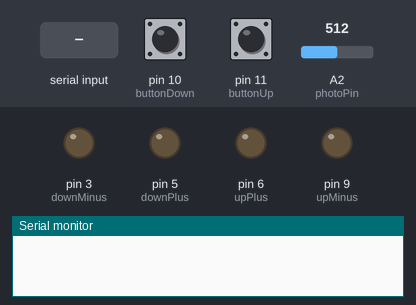
The sketch below on a simulated Arduino Uno, built with avr-gcc and run on an emulated ATmega328P. Shown: output pins drawn as LEDs (lit = HIGH), the last lines printed to the serial monitor. The test bench sets the inputs (shaded band); at power-on: pin 10 (buttonDown) HIGH, pin 11 (buttonUp) HIGH, A2 (photoPin) = 512.

Above: at 1.2 s.
1.3 s: pin 10 (buttonDown) pulled LOW for 0.15 s
At 1.37 s:
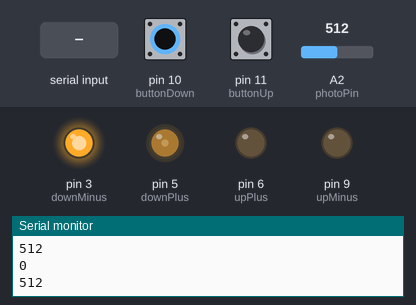
2.9 s: pin 11 (buttonUp) pulled LOW for 0.15 s
At 2.97 s:
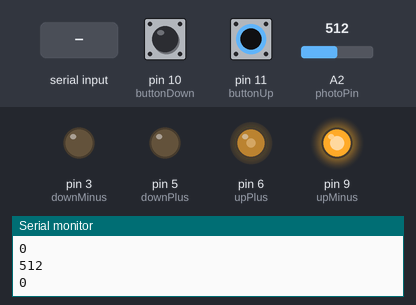
4.5 s: "2" received over Serial
At 6.5 s:
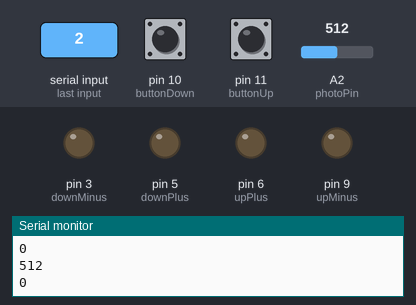
7.1 s: pin 10 (buttonDown) pulled LOW for 3.2 s
At 7.6 s:
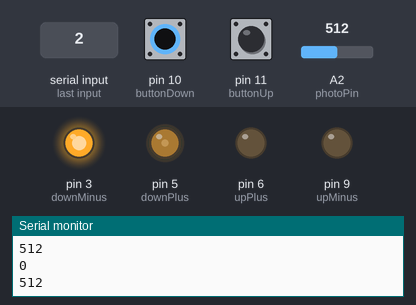
11.8 s: pin 11 (buttonUp) pulled LOW for 3.2 s
At 12.4 s:
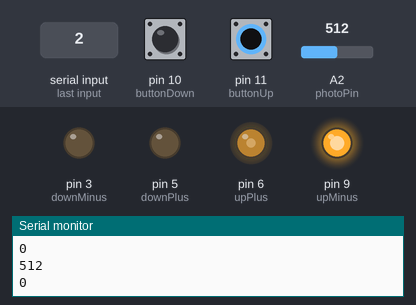
Timing chart, 0 to 16.5 s (numbered marks = the images above; inputs shaded):
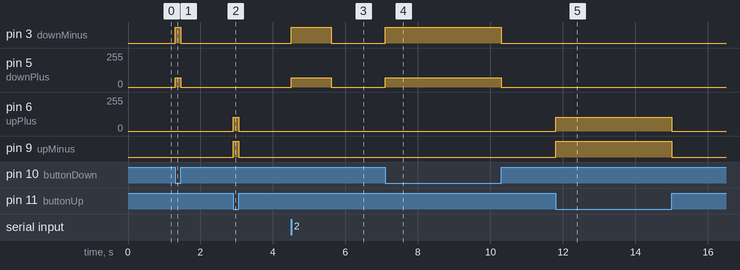

Measured:
- after the input at 1.3 s, pin 3 (downMinus): LOW → HIGH at once, → LOW 0.16 s later; pin 5 (downPlus): 0/255 → 70/255 at once, → 0/255 0.16 s later
- after the input at 2.9 s, pin 6 (upPlus): 0/255 → 105/255 at once, → 0/255 0.15 s later; pin 9 (upMinus): LOW → HIGH at once, → LOW 0.15 s later
- after the input at 4.5 s, pin 3 (downMinus): LOW → HIGH at once, → LOW 1.1 s later; pin 5 (downPlus): 0/255 → 70/255 at once, → 0/255 1.1 s later
- after the input at 7.1 s, pin 3 (downMinus): LOW → HIGH at once, → LOW 3.2 s later; pin 5 (downPlus): 0/255 → 70/255 at once, → 0/255 3.2 s later
- after the input at 11.8 s, pin 6 (upPlus): 0/255 → 105/255 at once, → 0/255 3.2 s later; pin 9 (upMinus): LOW → HIGH at once, → LOW 3.2 s later

The sketch:

verticalLift.ino
```cpp
/*//include libraries
#include <SoftwareSerial.h>
SoftwareSerial bluetooth(0, 1); //(Rx, Tx)
*/
//define pins
//inputs
const unsigned int buttonUp = 11; //connect to pull-up resistor: not pressed is HIGH, pressed is LOW
const unsigned int buttonDown = 10; //connect to pull-up resistor: not pressed is HIGH, pressed is LOW
int photoPin = A2;
//oututs
const unsigned int upPlus = 6; //4
const unsigned int downPlus = 5; //2
const unsigned int upMinus = 9; //3
const unsigned int downMinus = 3; //1

//define constants
const unsigned int baud = 9600;
const unsigned int stutterSpeed = 245;
const unsigned int upSpeed = 105;
const unsigned int downSpeed = 70;

//define variables
bool mode = 0; //set to Normal operation first; either Normal(N) or Reversed(R)
int serialIn;
bool buttonUpState = HIGH;
bool buttonDownState = HIGH;
bool stutterState = 0; //0 is calm, 1 is stuttering

//declare funtions
void motorUp();
void motorDown();
void motorStop();
bool checkResistor(int pin);

void setup() {
  //initialize inputs
  pinMode(buttonUp, INPUT);
  pinMode(buttonDown, INPUT);

  //initialize outputs
  pinMode(upPlus, OUTPUT);
  pinMode(downPlus, OUTPUT);

  //initialize Serial comm - this is for bluetooth module
  Serial.begin(baud);
  //Serial.begin(baud); //either Up(U) or Down(D) for motor
  //Serial.println("Welcome.  Enter a command.");
  //Xbee.println("Welcome.  Enter a command.");
}

void loop() {

  if(Serial.available()> 0) {
    serialIn = Serial.read();
    switch (serialIn) {
      case '1':
        motorUp();
        delay(1100);
        motorStop();
        break;
      case '2':
        motorDown();
        delay(1100);
        motorStop();
        break;
      }
  }

  buttonUpState = digitalRead(buttonUp);
  buttonDownState = digitalRead(buttonDown);
  if(buttonUpState == LOW && mode == 0) {
    motorUp();
    //Serial.println("up pressed");
  }
  else if(buttonUpState == LOW && mode == 1) {
    motorDown();
    //Serial.println("up pressed");
  }
  else if(buttonDownState == LOW && mode == 0) {
    motorDown();
    //Serial.println("down pressed");
  }
  else if(buttonDownState == LOW && mode == 1) {
    motorUp();
    //Serial.println("down pressed");
  }
  else motorStop();

}

//write fucntions
void motorUp() {
  //if(!checkResistor(photoPin)) {
    //motorStop();
 // }
  //else {
    analogWrite(upPlus, upSpeed);
    analogWrite(upMinus, 255);
  //}
  //Serial.println("going up");
}

void motorDown() {
    bool val = checkResistor(photoPin);
    Serial.println(val);

  if(val == 1) {
    motorStop();
  }
  else {
    analogWrite(downPlus, downSpeed);
    analogWrite(downMinus, 255);
  }
  //Serial.println("going down");
}

void motorStop() {
  digitalWrite(upPlus, LOW);
  //Serial.println("stopped");
  digitalWrite(downPlus, LOW);
  digitalWrite(upMinus, LOW);
  digitalWrite(downMinus, LOW);
}

bool checkResistor(int pin) {
  if (analogRead(pin) > 900) {
    Serial.println(analogRead(pin));
    return 1;
  }
  else {
    Serial.println(analogRead(pin));
    return 0;
    }
}
```
